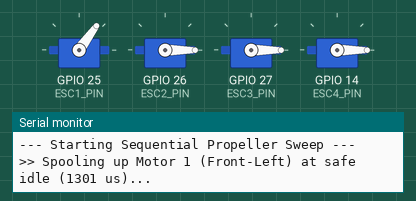
This sketch was run on a simulated ESP32. On the bench: 4 × servo, the last lines printed to the serial monitor.

Above: at 6.05 s.
At 11.95 s:
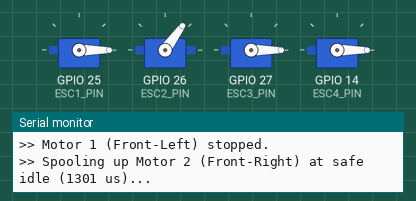
At 15.45 s:
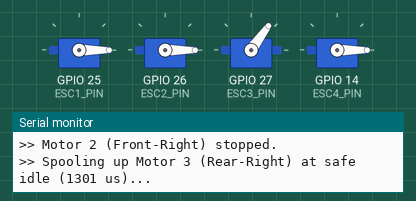
At 18.95 s:
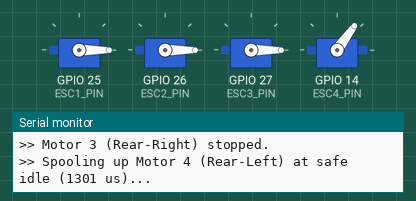
At 23.95 s:
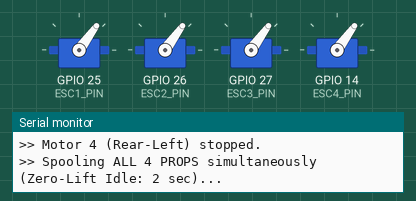
At 31.95 s:
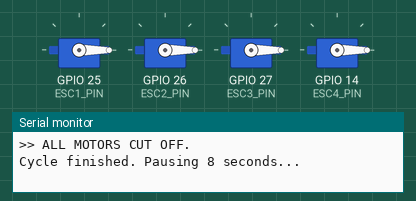
Timing chart, 0 to 39.8 s (numbered marks = the images above):
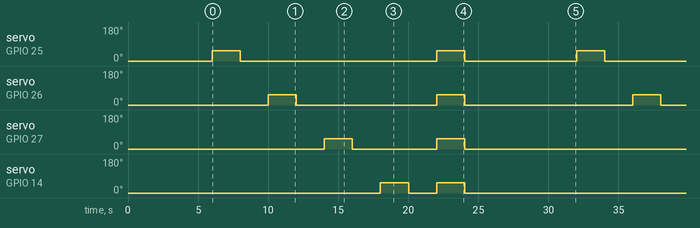

The sketch:

_automatic_motor.ino
```cpp
#include <ESP32Servo.h>

Servo esc1;
Servo esc2;
Servo esc3;
Servo esc4;

// Motor Pin Assignments
const int ESC1_PIN = 25;
const int ESC2_PIN = 26;
const int ESC3_PIN = 27;
const int ESC4_PIN = 14;

// Throttle Calibration Constants
const int STOP_THROTTLE = 1000;   // 1000 us: Motor stop / ESC low endpoint
// 1310 us: Low-RPM ground idle (just above your 1300 us threshold, zero lift)
const int SAFE_PROP_IDLE = 1301;

void setAll(int us) {
  esc1.writeMicroseconds(us);
  esc2.writeMicroseconds(us);
  esc3.writeMicroseconds(us);
  esc4.writeMicroseconds(us);
}

void setup() {
  Serial.begin(115200);

  // Standard 50 Hz PWM servo pulse configuration
  esc1.setPeriodHertz(50);
  esc2.setPeriodHertz(50);
  esc3.setPeriodHertz(50);
  esc4.setPeriodHertz(50);

  esc1.attach(ESC1_PIN, 1000, 2000);
  esc2.attach(ESC2_PIN, 1000, 2000);
  esc3.attach(ESC3_PIN, 1000, 2000);
  esc4.attach(ESC4_PIN, 1000, 2000);

  // Initialize all ESCs at stop throttle
  setAll(STOP_THROTTLE);

  Serial.println("\n===========================================");
  Serial.println("  SAFE PROP-ON GROUND IDLE VERIFICATION    ");
  Serial.println("===========================================");
  Serial.println("Starting 6-second safety countdown...");
  Serial.println("Ensure everyone is clear of propeller arcs.");

  // 6-second delay to connect battery and step back safely
  delay(6000);
}

// Helper function: Pulse a single motor at safe idle
void pulsePropMotor(Servo &esc, const char *motor_name, int duration_ms) {
  Serial.print(">> Spooling up ");
  Serial.print(motor_name);
  Serial.print(" at safe idle (");
  Serial.print(SAFE_PROP_IDLE);
  Serial.println(" us)...");

  esc.writeMicroseconds(SAFE_PROP_IDLE);
  delay(duration_ms);
  esc.writeMicroseconds(STOP_THROTTLE);

  Serial.print(">> ");
  Serial.print(motor_name);
  Serial.println(" stopped.");
  delay(2000); // 2-second pause to inspect
}

void loop() {
  Serial.println("\n--- Starting Sequential Propeller Sweep ---");

  // 1. Motor 1 (2 seconds)
  pulsePropMotor(esc1, "Motor 1 (Front-Left)", 2000);

  // 2. Motor 2 (2 seconds)
  pulsePropMotor(esc2, "Motor 2 (Front-Right)", 2000);

  // 3. Motor 3 (2 seconds)
  pulsePropMotor(esc3, "Motor 3 (Rear-Right)", 2000);

  // 4. Motor 4 (2 seconds)
  pulsePropMotor(esc4, "Motor 4 (Rear-Left)", 2000);

  // Synchronized all-motor test
  Serial.println("\n>> Spooling ALL 4 PROPS simultaneously (Zero-Lift Idle: 2 sec)...");
  setAll(SAFE_PROP_IDLE);
  delay(2000);
  setAll(STOP_THROTTLE);
  Serial.println(">> ALL MOTORS CUT OFF.");

  // 8-second rest before repeating
  Serial.println("\nCycle finished. Pausing 8 seconds...");
  delay(8000);
}
```

Measured:
- by itself, servo on GPIO 25 (ESC1_PIN): repeats every 26.0 s: 0° 14.0 s, 54° 2.0 s, 0° 8.0 s, 54° 2.0 s
- by itself, servo on GPIO 26 (ESC2_PIN): repeats every 26.0 s: 0° 10.0 s, 54° 2.0 s, 0° 12.0 s, 54° 2.0 s
- by itself, servo on GPIO 27 (ESC3_PIN): repeats every 26.0 s: 0° 6.0 s, 54° 2.0 s, 0° 16.0 s, 54° 2.0 s
- by itself, servo on GPIO 14 (ESC4_PIN): repeats every 26.0 s: 0° 2.0 s, 54° 2.0 s, 0° 20.0 s, 54° 2.0 s
